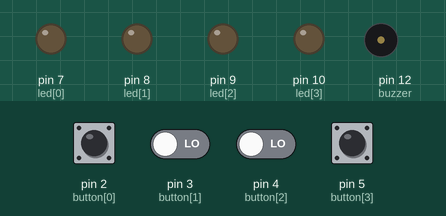
Recording of a sketch running on a simulated Arduino Uno, built with avr-gcc and run on an emulated ATmega328P. Parts: output pins drawn as LEDs (lit = HIGH), buzzer (waves = sounding). Dashed ring = blinking. The test bench sets the inputs (shaded band); at power-on: pin 2 (button[0]), pin 3 (button[1]), pin 4 (button[2]), pin 5 (button[3]) LOW. Random numbers use the default seed unless the sketch sets one.

Above: at 2.8 s.
2.9 s: pin 2 (button[0]) pulled HIGH for 0.15 s
At 3.5 s:
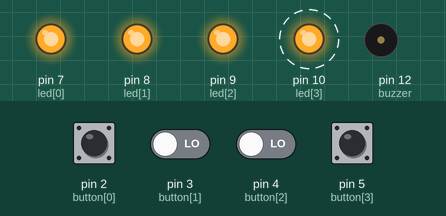
6.0 s: pin 3 (button[1]) driven HIGH and pin 4 (button[2]) driven HIGH
At 8.0 s:
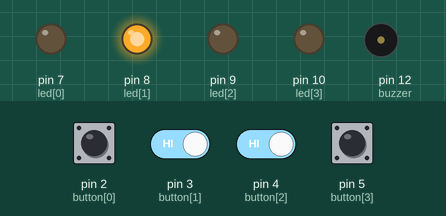
8.7 s: pin 3 (button[1]) driven LOW
At 9.3 s:
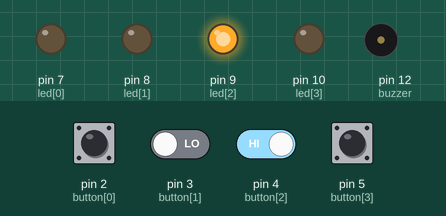
10.3 s: pin 4 (button[2]) driven LOW
At 11.7 s:
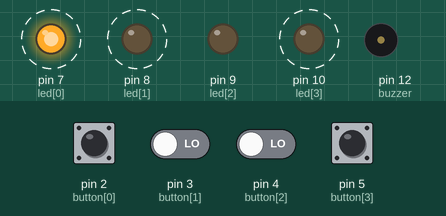
13.3 s: pin 5 (button[3]) pulled HIGH for 0.15 s
At 14.0 s:
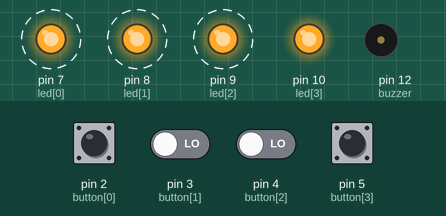
16.3 s: pin 2 (button[0]) pulled HIGH for 1 s
At 17.7 s:
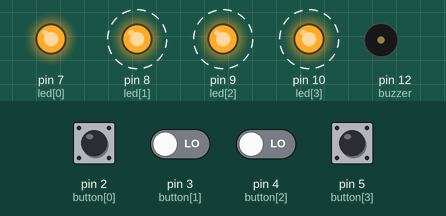
Timing chart, 0 to 20.3 s (numbered marks = the images above; inputs shaded):
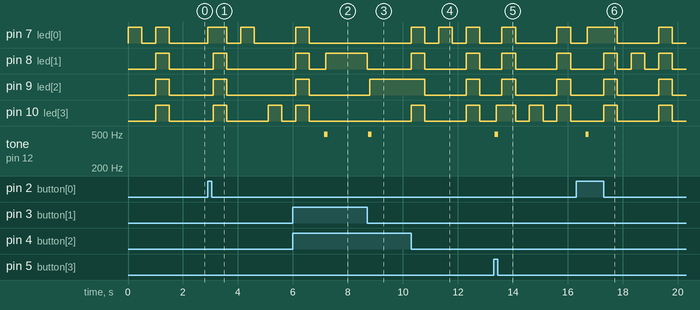

Measured:
- after the input at 2.9 s, pin 7 (led[0]): LOW → HIGH at once, → LOW 0.70 s later, → HIGH 0.50 s later, → LOW 0.50 s later; pin 8 (led[1]), pin 9 (led[2]): LOW → HIGH after 0.20 s, → LOW 0.50 s later; pin 10 (led[3]): alternates HIGH for 0.50 s and LOW for 1.5 s, starting after 0.20 s
- after the input at 6.0 s, tone on pin 12 (buzzer): silent → 498 Hz after 1.1 s, → silent 0.12 s later
- after the input at 8.7 s, pin 8 (led[1]): HIGH → LOW at once; pin 9 (led[2]): LOW → HIGH after 0.10 s; tone on pin 12 (buzzer): silent → 498 Hz at once, → silent 0.12 s later
- after the input at 10.3 s, pin 7 (led[0]): alternates HIGH for 0.50 s and LOW for 0.50 s, starting at once; pin 8 (led[1]), pin 10 (led[3]): alternates HIGH for 0.50 s and LOW for 1.5 s, starting at once; pin 9 (led[2]): HIGH → LOW after 0.50 s, → HIGH 1.5 s later, → LOW 0.50 s later
- after the input at 13.3 s, pin 7 (led[0]), pin 8 (led[1]), pin 9 (led[2]): alternates HIGH for 0.50 s and LOW for 1.5 s, starting after 0.30 s; pin 10 (led[3]): LOW → HIGH after 0.10 s, then repeats every 1.0 s: LOW 0.50 s, HIGH 0.50 s; tone on pin 12 (buzzer): silent → 498 Hz at once, → silent 0.12 s later
- after the input at 16.3 s, pin 7 (led[0]): LOW → HIGH after 0.40 s, → LOW 1.1 s later, → HIGH 1.5 s later, → LOW 0.50 s later; pin 8 (led[1]): alternates HIGH for 0.50 s and LOW for 0.50 s, starting after 1.0 s
- by itself, pin 7 (led[0]): alternates HIGH for 0.50 s and LOW for 0.50 s, 4 changes in all, then stays LOW

The sketch:

memory_game.ino
```cpp
/* Pin configuration */

const int led[] = {7, 8, 9, 10};
const int button[] = {2, 3, 4, 5};
const int buzzer = 12;

void setup() {
  randomSeed(analogRead(0));
  pinMode(buzzer, OUTPUT);
  for(int i = 0; i < 4; i++){
    pinMode(button[i], INPUT);
    pinMode(led[i], OUTPUT);
  }
  // Set initial game state
  restart();
}

/* Game Configuration */

// Length of each pattern before advancing a level
const int pattern_length = 5;
// Initial speed of displaying the pattern
const int pattern_initial_speed = 500;
// The rate at which the difficulty increases every level
const int pattern_speed_step = 25;
// Maximum amount of time to wait for a button press before loosing the game
const int button_wait = 1000;
// The tone to play when you loose a level
const int loose_tone = 1000;


/* Tracking Current Game State */

// Current speed of the game
int pattern_speed;
// Store the current generated pattern
int pattern[pattern_length];
// How much of the pattern are we working with?
int pattern_displayed;


/* Helper functions */

// Play a tone out of the speaker
void playTone(int t, int duration) {
  for(long i = 0; i < duration * 1000L; i += t * 2) {
    digitalWrite(buzzer, HIGH);
    delayMicroseconds(t);
    digitalWrite(buzzer, LOW);
    delayMicroseconds(t);
  }
}

// Restart the game
void restart() {
  pattern_speed = pattern_initial_speed;
  pattern_displayed = 0;
  // Generate the first pattern
  gen_pattern();
}

// Generate a fresh pattern
void gen_pattern() {
  for(int i = 0; i < pattern_length; i++) {
    pattern[i] = random(0,4);
  }
}

// Flash all the lights
void light_all(int duration) {
  for(int i = 0; i < 4; i++) {
    digitalWrite(led[i], HIGH);
  }
  delay(duration);
  for(int i = 0; i < 4; i++) {
    digitalWrite(led[i], LOW);
  }
  delay(duration);
}

// Increase the difficulty and signal to the user that
// the difficulty is increasing
void level_up() {
  pattern_displayed = 1;
  gen_pattern();
  pattern_speed = pattern_speed - pattern_speed_step;
  for(int i = 0; i < 2; i++) {
    light_all(pattern_speed);
  }
}

// Flash a light
void light(int i, int duration) {
  digitalWrite(led[i], HIGH);
  delay(duration);
  digitalWrite(led[i], LOW);
  delay(duration);
}

// Incorrect input :-(
void loose() {
  playTone(loose_tone, 100);
  restart();
}


void loop() {
  pattern_displayed = pattern_displayed + 1;
  if(pattern_displayed > pattern_length) {
    level_up();
  }
  for(int i = 0; i < pattern_displayed; i++) {
    light(pattern[i], pattern_speed);
  }
  light_all(pattern_speed);

  // User's turn!
  for(int i = 0; i < pattern_displayed; i++) {
    bool pressed = false;
    while(!pressed) {
      for(int j = 0; j < 4; j++) {
        if(digitalRead(button[j]) == HIGH) {
          if(pattern[i] != j) {
            loose();
          }
          digitalWrite(led[j], HIGH);
          delay(200);
          while(digitalRead(button[j]) == HIGH) {}
          digitalWrite(led[j], LOW);
          pressed = true;
        }
      }
    }
  }
  light_all(pattern_speed);
}
```
